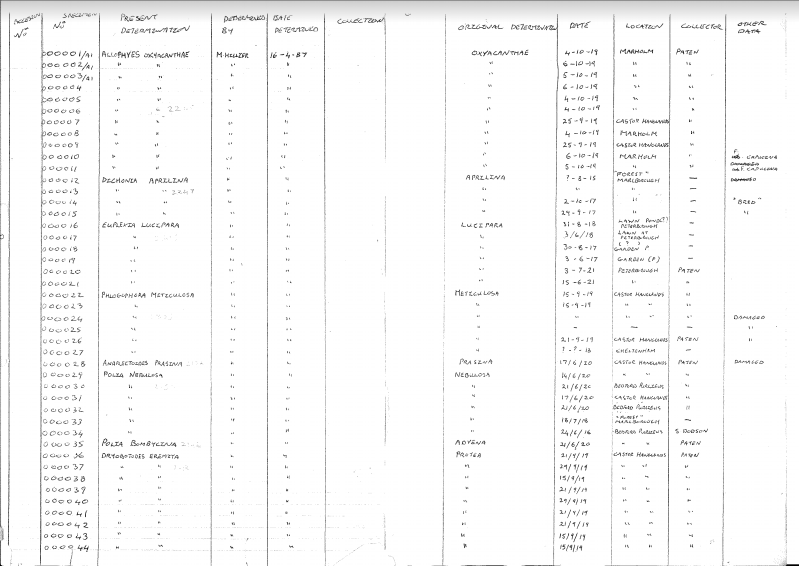
#> input picture scratchSpaces/jackScratchSpace/documentScannerV2/images/logbook.png, 2396 x 1697 px (shown at 1/3 size)
$ python scanFunc.py
#> lines starting #> are read from the running program, lines starting #| are printed output that depends on the picture; after the words box and inside, x2 and y2 are one past the last pixel; in counts of white or black regions, pixels touching at a corner belong together
### scratchSpaces/jackScratchSpace/documentScannerV2/pyimagesearch/transform.py
# import the necessary packages
import cv2
import numpy as np


def order_points(pts):
    # initialzie a list of coordinates that will be ordered
    # such that the first entry in the list is the top-left,
    # the second entry is the top-right, the third is the
    # bottom-right, and the fourth is the bottom-left
    rect = np.zeros((4, 2), dtype="float32")

    # the top-left point will have the smallest sum, whereas
    # the bottom-right point will have the largest sum
    s = pts.sum(axis=1)
    rect[0] = pts[np.argmin(s)]
    rect[2] = pts[np.argmax(s)]

    # now, compute the difference between the points, the
    # top-right point will have the smallest difference,
    # whereas the bottom-left will have the largest difference
    diff = np.diff(pts, axis=1)
    rect[1] = pts[np.argmin(diff)]
    rect[3] = pts[np.argmax(diff)]

    # return the ordered coordinates
    return rect


def four_point_transform(image, pts):
    # obtain a consistent order of the points and unpack them
    # individually
    rect = order_points(pts)
    (tl, tr, br, bl) = rect

    # compute the width of the new image, which will be the
    # maximum distance between bottom-right and bottom-left
    # x-coordiates or the top-right and top-left x-coordinates
    widthA = np.sqrt(((br[0] - bl[0]) ** 2) + ((br[1] - bl[1]) ** 2))
    widthB = np.sqrt(((tr[0] - tl[0]) ** 2) + ((tr[1] - tl[1]) ** 2))
    maxWidth = max(int(widthA), int(widthB))

    # compute the height of the new image, which will be the
    # maximum distance between the top-right and bottom-right
    # y-coordinates or the top-left and bottom-left y-coordinates
    heightA = np.sqrt(((tr[0] - br[0]) ** 2) + ((tr[1] - br[1]) ** 2))
    heightB = np.sqrt(((tl[0] - bl[0]) ** 2) + ((tl[1] - bl[1]) ** 2))
    maxHeight = max(int(heightA), int(heightB))

    # now that we have the dimensions of the new image, construct
    # the set of destination points to obtain a "birds eye view",
    # (i.e. top-down view) of the image, again specifying points
    # in the top-left, top-right, bottom-right, and bottom-left
    # order
    dst = np.array([
        [0, 0],
        [maxWidth - 1, 0],
        [maxWidth - 1, maxHeight - 1],
        [0, maxHeight - 1]], dtype="float32")

    # compute the perspective transform matrix and then apply it
    M = cv2.getPerspectiveTransform(rect, dst)
    warped = cv2.warpPerspective(image, M, (maxWidth, maxHeight))

    # return the warped image
    return warped

### scratchSpaces/jackScratchSpace/documentScannerV2/scanFunc.py
# USAGE

from argparse import ArgumentParser
from contextlib import suppress

from numpy import array
from cv2 import imshow, waitKey, getStructuringElement, GaussianBlur, Canny, destroyAllWindows, erode, cvtColor, \
    arcLength, COLOR_BGR2GRAY, approxPolyDP, CHAIN_APPROX_SIMPLE, drawContours, dilate, imread, MORPH_RECT, contourArea, \
    findContours, RETR_LIST, line, imwrite
from imutils import resize, grab_contours
# import the necessary packages
from pyimagesearch.transform import four_point_transform
from scipy.ndimage import convolve1d
from skimage.filters import threshold_sauvola


def scanImage(filename, destoffset="-new"):

    # load the image and compute the ratio of the old height
    # to the new height, clone it, and resize it
#> called with filename = 'images/logbook.png', destoffset = '-new'
    image = imread(filename)
#> image is the input picture: shape (1697, 2396, 3); mean B, G, R 248.6, 248.6, 248.6

    orig = image.copy()
    image = resize(image, height=image.shape[0])

    # convert the image to grayscale, blur it, and find edges
    # in the image
    gray = cvtColor(image, COLOR_BGR2GRAY)
    gray = GaussianBlur(gray, (7, 7), 0)
    edged = Canny(gray, 75, 200)
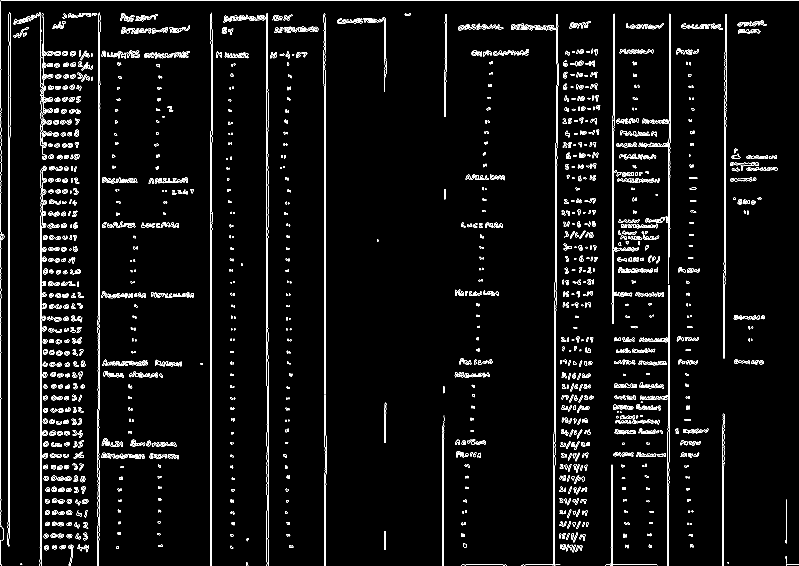
#> edged: shape (1697, 2396) (shown at 1/3 size); 2.9% white in thin lines or dots

    # find the contours in the edged image, keeping only the
    # largest ones, and initialize the screen contour
    first = (image.shape[0] // 100)
#> first = 16
    second = ((image.shape[0] // 100)) // 2
#> second = 8
    element = getStructuringElement(MORPH_RECT, (first // 2, first // 2), (second // 2, second // 2))
    edged = dilate(edged, element, iterations=32)
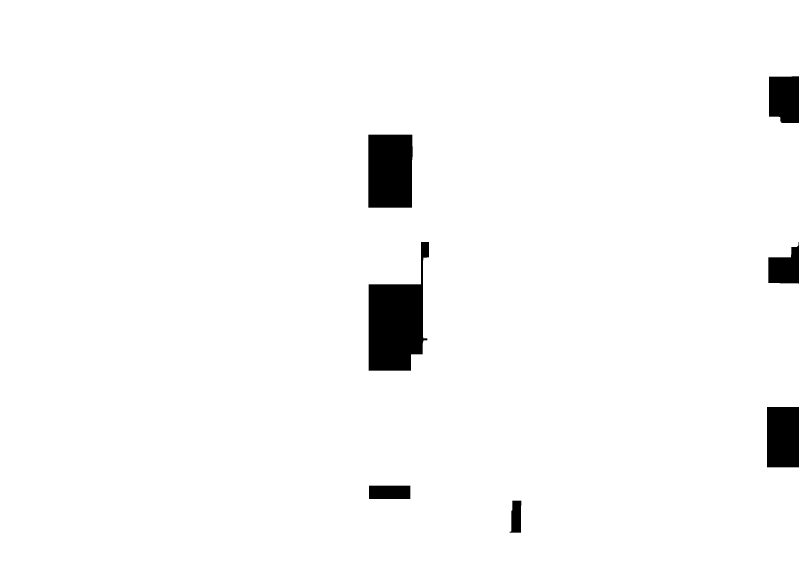
#> edged: shape (1697, 2396) (shown at 1/3 size); 97.2% white; 7 black regions
    #edged = erode(edged, element, iterations=2)


    cnts = findContours(edged.copy(), RETR_LIST, CHAIN_APPROX_SIMPLE)
#> cnts = 5 contours; box (x1, y1, x2, y2) and area: (0, 0, 2396, 1697) 4024941, (1105, 725, 1288, 1113) 42690, (1104, 403, 1239, 624) 29146, (1106, 1456, 1232, 1498) 5123, (1528, 1501, 1565, 1599) 2854

    cnts = grab_contours(cnts)
    cnts = sorted(cnts, key=contourArea, reverse=True)[:5]

    screenCnt = array([])

    # loop over the contours
    for c in cnts:
        # approximate the contour
        peri = arcLength(c, True)
        approx = approxPolyDP(c, 0.02 * peri, True)

        # if our approximated contour has four points, then we
        # can assume that we have found our screen
        if len(approx) == 4:
            screenCnt = approx
        break
#> this loop made 1 pass
#> (peri, screenCnt) on pass 1: (8720.3, [[0, 0], [0, 1696], [2395, 1696], [2395, 0]])


    if (screenCnt.size != 0):

        # apply the four point transform to obtain a top-down
        # view of the original image
        transformed = four_point_transform(orig, screenCnt.reshape(4, 2))
#> in order_points, `s = pts.sum(axis=1)`: s = [0, 1696, 4091, 2395]
#> in order_points, `diff = np.diff(pts, axis=1)`: diff = [0, 1696, -699, -2395]
#> in four_point_transform, `rect = order_points(pts)`: rect = [[0, 0], [2395, 0], [2395, 1696], [0, 1696]]
#> in four_point_transform, `(tl, tr, br, bl) = rect`: tl = [0, 0]; tr = [2395, 0]; br = [2395, 1696]; bl = [0, 1696]
#> in four_point_transform, `widthA = np.sqrt(((br[0] - bl[0]) ** 2) + ((br[1] - bl[1]) ** 2))`: widthA = 2395
#> in four_point_transform, `heightA = np.sqrt(((tr[0] - br[0]) ** 2) + ((tr[1] - br[1]) ** 2))`: heightA = 1696
#> in four_point_transform, `dst = np.array([ [0, 0], [maxWidth - 1, 0], [maxWidth - 1, maxHeight -..`: dst = [[0, 0], [2394, 0], [2394, 1695], [0, 1695]]
#> in four_point_transform, `M = cv2.getPerspectiveTransform(rect, dst)`: M = [[1, 0, 0], [0, 0.999, 0], [0, 0, 1]]

    else:
        transformed = orig


    # convert the warped image to grayscale, then threshold it
    # to give it that 'black and white' paper effect
    transformed = cvtColor(transformed, COLOR_BGR2GRAY)
    threshold = threshold_sauvola(transformed, 11, 0.15)
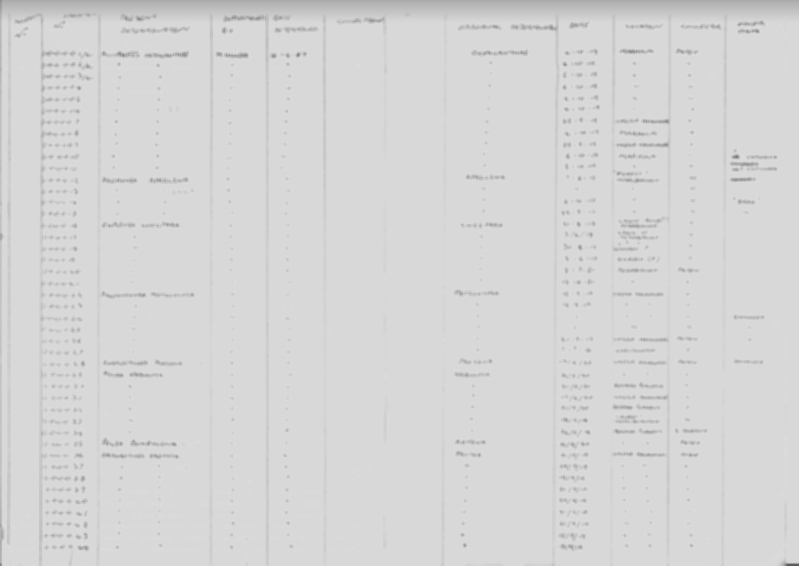
#> threshold: shape (1696, 2395) float64 (shown at 1/3 size); min 86.05, max 221.6, mean 214
    transformed = (transformed > threshold).astype("uint8") * 255
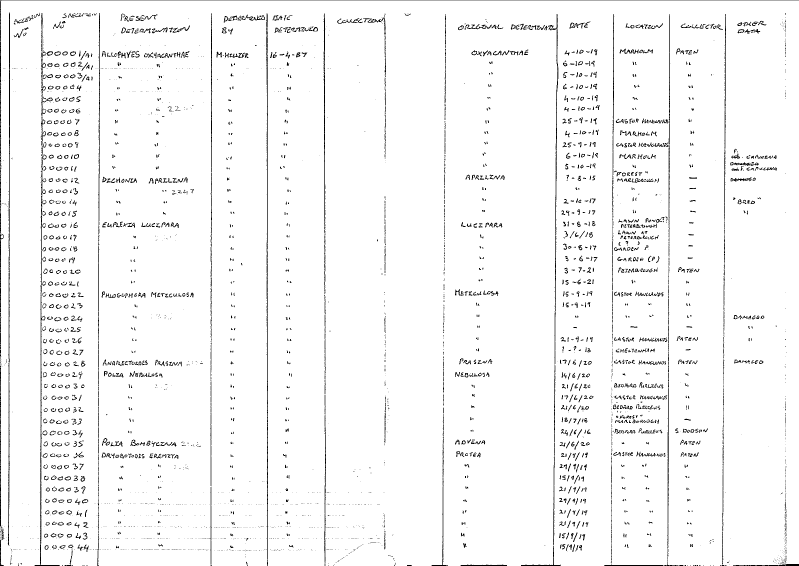
#> transformed: shape (1696, 2395) (shown at 1/3 size); 96.6% white; black in thin lines or dots

    imwrite(".".join(filename.split(".")[:-1]) + destoffset + "." +  filename.split(".")[-1], transformed)
    return


scanImage("images/logbook.png")
